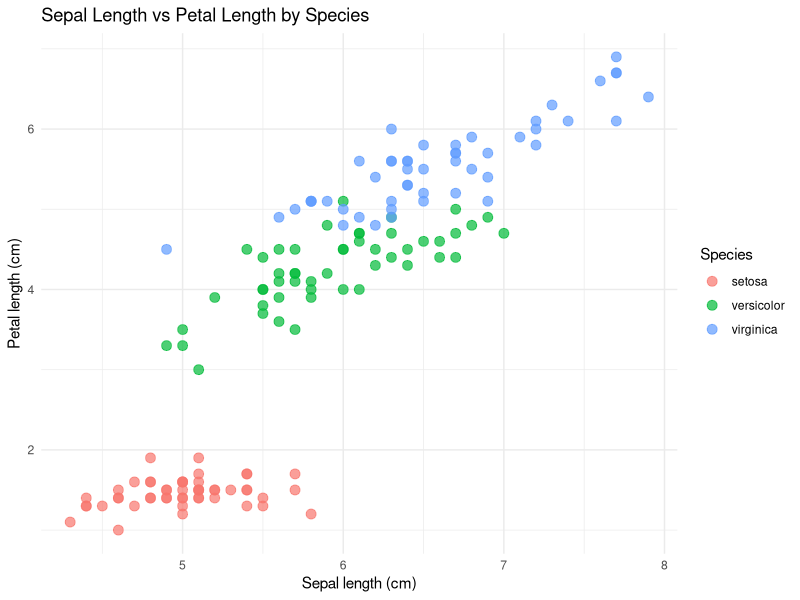

The R script that drew this image:
## ---- chunk 1
knitr::opts_chunk$set(echo = TRUE)
## ---- chunk 2
# Load the data set 
data(iris)

# Display first few rows of the data set 
head(iris)
## ---- chunk 3
library(ggplot2)

# Create a scatter plot 
ggplot(iris, 
       aes(x = Sepal.Length, y = Petal.Length, color = Species)) + 
  geom_point(size=3, alpha=0.7) + 
  labs(
    title = "Sepal Length vs Petal Length by Species",
    x = "Sepal length (cm)",
    y = "Petal length (cm)"
  ) + 
  theme_minimal()

